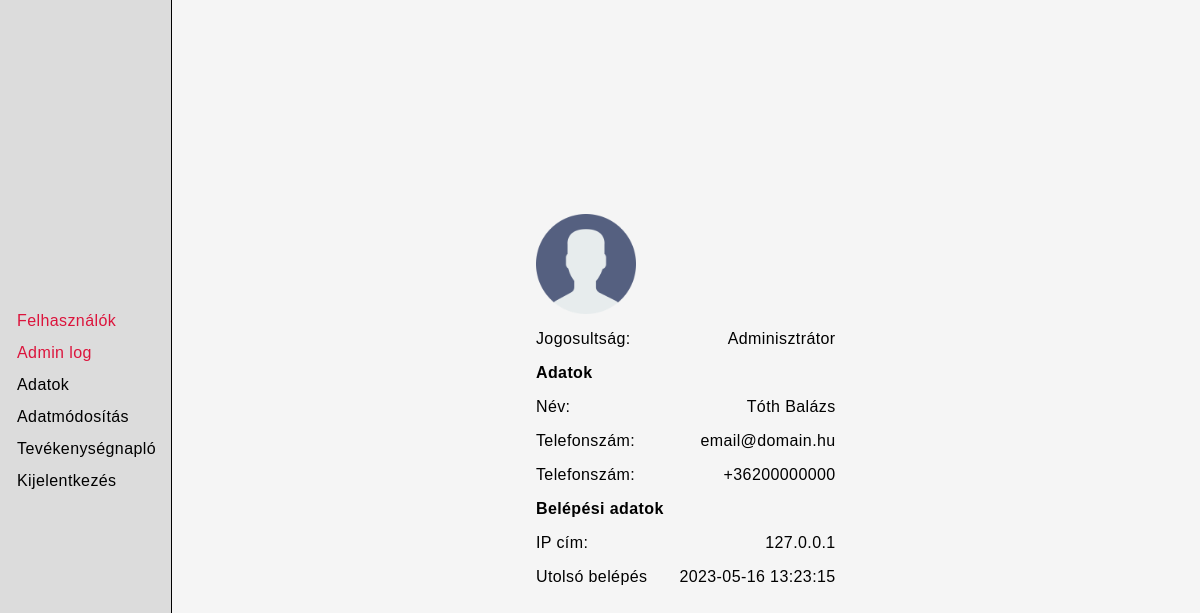
Screenshot of /home (signed in) with the database file from the repository.
### tables this page shows
CREATE TABLE `user` (
  `U_ID` int UNSIGNED NOT NULL,
  `PASSWORD` varchar(100) NOT NULL,
  `EMAIL` varchar(50) NOT NULL,
  `ROLE` tinyint UNSIGNED NOT NULL DEFAULT '2',
  `ENABLED` tinyint UNSIGNED NOT NULL DEFAULT '1'
);

CREATE TABLE `user_photo` (
  `ID` int UNSIGNED NOT NULL,
  `U_ID` int UNSIGNED NOT NULL,
  `FILE_NAME` varchar(100) NOT NULL
);

CREATE TABLE `role` (
  `R_ID` tinyint UNSIGNED NOT NULL,
  `R_NAME` varchar(30) NOT NULL
);

CREATE TABLE `user_data` (
  `U_ID` int UNSIGNED NOT NULL,
  `FIRST_NAME` varchar(30) DEFAULT NULL,
  `LAST_NAME` varchar(30) DEFAULT NULL,
  `PHONE_NUMBER` varchar(30) DEFAULT NULL
);

CREATE TABLE `log` (
  `ID` int UNSIGNED NOT NULL,
  `U_ID` int NOT NULL,
  `TYPE` varchar(50) NOT NULL,
  `MESSAGE` varchar(200) NOT NULL,
  `DATE` datetime NOT NULL DEFAULT CURRENT_TIMESTAMP,
  `IP` varchar(50) NOT NULL
);

### config/dbConfig.php (called while the page is built)
<?php
$server = "localhost";
$username = "root";
$password = "";
$database = "vegleges";

### classes/DbConnect.php (called while the page is built, shortened)
<?php
require_once $_SERVER['DOCUMENT_ROOT'] . '/config/dbConfig.php';
class DbConnect
{
    private $connection;
    public function __construct()
    {
        global $server, $username, $password, $database;
        if (!isset($this->connection)) {
            $this->connection = new mysqli($server, $username, $password, $database);
        }
    }
    public function getMysqli()
    {
        return $this->connection;
    }
}

### classes/GetUser.php (called while the page is built, shortened)
<?php
class GetUser extends DbConnect
{
    private function getAllUser($id)
    {
        $sql = "SELECT u_id FROM user WHERE u_id = '{$id}'";
        $query = $this->getMysqli()->query($sql);
        $numRows = $this->getMysqli()->affected_rows;
        if ($numRows > 0) {
            return true;
        } else {
            return false;
        }
    }
    public function getFullDataById(int $id)
    {
        if ($this->getAllUser($id) === true) {
            $sql = "SELECT user.u_id, user.password, user.email, user.role, user.enabled,
                        user_data.u_id, user_data.first_name, user_data.last_name, user_data.phone_number,
                        user_photo.u_id, user_photo.file_name,
                        role.r_name
                FROM user
                JOIN user_data ON (user_data.u_id = user.u_id)
                JOIN user_photo ON (user_photo.u_id = user.u_id)
                JOIN role ON (role.r_id = user.role)
                WHERE user.u_id = '{$id}'";
            $query = $this->getMysqli()->query($sql);
            $row = $query->fetch_assoc();
            return $row;
        } else {
            return false;
        }
    }
}

### config/routes.php (called while the page is built, shortened)
<?php
require_once $_SERVER['DOCUMENT_ROOT'] . '/classes/Router.php';
$router = new Router();
$router->addRoute("/", function () {
    require_once("templates/home.php");
});
$router->addRoute("/home", function () {
    require_once("templates/home.php");
});

### classes/Log.php (called while the page is built, shortened)
<?php
require_once $_SERVER['DOCUMENT_ROOT'] . '/classes/DbConnect.php';
class Log extends DbConnect
{
    public function getLoginLogById($u_id)
    {
        $sql = "SELECT  date, ip FROM log WHERE u_id = '{$u_id}' AND type = 'login' ORDER BY DATE DESC LIMIT 1";
        $query = $this->getMysqli()->query($sql);
        $row = $query->fetch_assoc();
        return $row;
    }
}

### templates/home.php (the view, shortened to what this page needs)
<?php
$u_id = $_SESSION['u_id'];
$user = new GetUser();
$log = new Log();
$userLog = $log->getLoginLogById($u_id);
$userRow = $user->getFullDataById($u_id);
?>
<div class="profile">
    <div class="profile-element">
        <div class="profile-photo">
            <img src="./user_images/<?php echo $userRow['file_name'] ?>" alt="" />
        </div>
    </div>
    <div class="profile-element">
        <div class="p-element-name">Jogosultság:</div>
        <div class="p-element-value"><?php echo $userRow['r_name'] ?></div>
    </div>
    <div class="profile-element">
        <div class="p-element-name-b">Adatok</div>
    </div>
    <div class="profile-element">
        <div class="p-element-name">Név:</div>
        <div class="p-element-value"><?php echo $userRow['first_name'] . " " . $userRow['last_name']  ?></div>
    </div>
    <div class="profile-element">
        <div class="p-element-name">Telefonszám:</div>
        <div class="p-element-value"><?php echo $userRow['email'] ?></div>
    </div>
    <div class="profile-element">
        <div class="p-element-name">Telefonszám:</div>
        <div class="p-element-value"><?php echo $userRow['phone_number'] ?></div>
    </div>
    <div class="profile-element">
        <div class="p-element-name-b">Belépési adatok</div>
    </div>
    <div class="profile-element">
        <div class="p-element-name">IP cím:</div>
        <div class="p-element-value"><?php echo $userLog['ip'] ?></div>
    </div>
    <div class="profile-element">
        <div class="p-element-name">Utolsó belépés</div>
        <div class="p-element-value"><?php echo $userLog['date'] ?></div>
    </div>
</div>

### index.php (shortened to what this page needs)
<?php
require_once $_SERVER['DOCUMENT_ROOT'] . '/classes/DbConnect.php';
require_once $_SERVER['DOCUMENT_ROOT'] . '/config/routes.php';
require_once $_SERVER['DOCUMENT_ROOT'] . '/classes/GetUser.php';
require_once $_SERVER['DOCUMENT_ROOT'] . '/classes/Log.php';
?>
<!DOCTYPE html>
<html lang="en">
<head>
    <link rel="stylesheet" href="/assets/style.css" />
</head>
<body>
    <div id="container">
        <?php if (isset($_SESSION['u_id']))
            require_once $_SERVER['DOCUMENT_ROOT'] . '/templates/sidebar.php';
        ?>
        <div class="content">
            <?php $router->route($_SERVER['REQUEST_URI']); ?>
        </div>
    </div>
</body>
</html>

### templates/sidebar.php (shortened to what this page needs)
<?php
$user = new GetUser();
$getRole = $user->getFullDataById($_SESSION['u_id']);
?>
<div class="sidebar">
    <div class="side-nav">
        <?php if ($getRole['role'] == 1) : ?>
            <div class="nav-element-admin"><a href="/admin">Felhasználók</a></div>
            <div class="nav-element-admin"><a href="/adminlog">Admin log</a></div>
        <?php endif; ?>
        <div class="nav-element"><a href="/">Adatok</a></div>
        <div class="nav-element"><a href="/update">Adatmódosítás</a></div>
        <div class="nav-element"><a href="/userlog">Tevékenységnapló</a></div>
        <div class="nav-element"><a href="/logout">Kijelentkezés</a></div>
    </div>
</div>

### classes/Router.php
<?php
class Router
{
    private $routes = array();
    public function addRoute($url, $handler)
    {
        $this->routes[$url] = $handler;
    }
    public function route($url)
    {
        $url = parse_url($_SERVER['REQUEST_URI'], PHP_URL_PATH);
        if (array_key_exists($url, $this->routes)) {
            $handler = $this->routes[$url];
            $handler();
        } else {
            echo "404";
            header("refresh:1; url=/home");
            exit();
        }
    }
}

### assets/style.css (style rules this page uses)
*, *::before, *::after { box-sizing: border-box; padding: 0; margin: 0; }
html { scroll-behavior: smooth; font-family: Helvetica, Arial, sans-serif; letter-spacing: 0.4px; }
img { display: block; width: 100%; }
a { color: inherit; text-decoration: none; }
#container { width: 100%; min-height: 100vh; background-color: whitesmoke; display: flex; justify-content: center; align-items: center; }
.sidebar { display: flex; width: 200px; min-height: 100vh; background-color: gainsboro; border-right: 1px solid black; align-items: center; justify-content: center; }
.side-nav { display: flex; flex-direction: column; width: 80%; align-items: center; row-gap: 1rem; }
.nav-element { width: 100%; height: 1rem; }
.nav-element-admin { width: 100%; height: 1rem; color: crimson; }
.content { display: flex; flex-direction: column; justify-content: center; align-items: center; width: 100%; min-height: 100vh; row-gap: 1rem; }
.profile { display: flex; flex-direction: column; justify-content: space-between; row-gap: 1rem; }
.profile-element { display: flex; justify-content: space-between; gap: 2rem; }
.p-element-name-b { font-weight: bold; }
.profile-photo { height: 100px; width: 100px; }

### rows the page displays
user: user_photo.FILE_NAME (placeholder picture), role.R_NAME "Adminisztrátor", user_data.FIRST_NAME "Tóth", user_data.LAST_NAME "Balázs", EMAIL "email@domain.hu", user_data.PHONE_NUMBER "+36200000000"
log: IP "127.0.0.1", DATE "2023-05-16 13:23:15"
